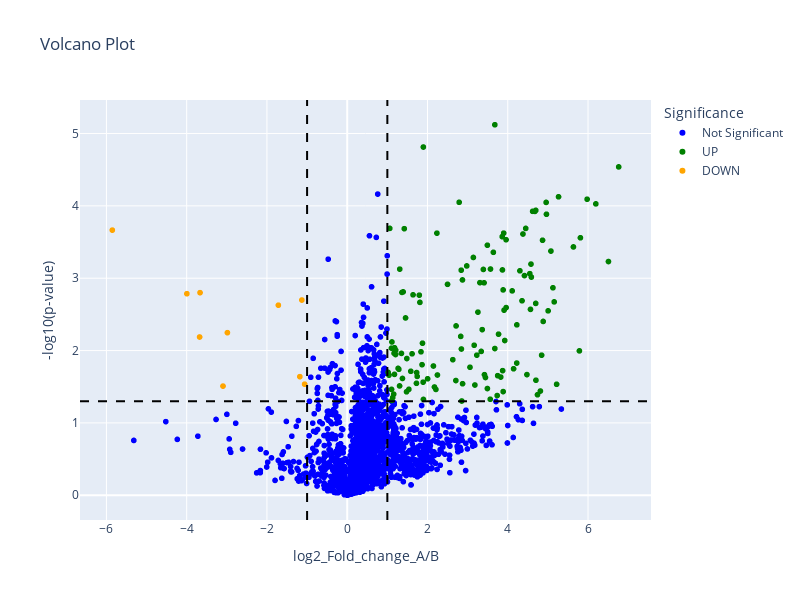

Notebook code cell kept with this figure:
### Code cell
# Plot the rest of the data
fig = px.scatter(
    df_rest,
    x='log2_Fold_change_A/B',
    y='-log10(p-value)',
    color='Significance',
    color_discrete_map={
        "UP": "green",
        "DOWN": "orange",
        "Not Significant": "blue"
    },
    hover_data=['Protein', 'Protein.Names', 'Protein.Description'],
    title='Volcano Plot',
    width=800,
    height=600
)

# Add the highlighted protein in red
fig.add_scatter(
    x=df_highlight['log2_Fold_change_A/B'],
    y=df_highlight['-log10(p-value)'],
    mode='markers',
    marker=dict(color='red', size=8, symbol='circle'),
    name='Aldb-ii'
)

# Add cutoff lines
fig.add_vline(x=-1, line_dash="dash", line_color="black")
fig.add_vline(x=1, line_dash="dash", line_color="black")
fig.add_hline(y=1.3, line_dash="dash", line_color="black")

fig.show()

### Figure 1 — Plotly figure (JSON) as saved in the notebook; plotly's stock layout.template omitted (floating-point values rounded to 4 significant figures; data arrays with more than 128 entries replaced by an {"elided": "..."} marker saying what was removed)
{"data": [{"customdata": {"elided": "1868x3 str values"}, "hovertemplate": "Significance=Not Significant<br>log2_Fold_change_A/B=%{x}<br>-log10(p-value)=%{y}<br>Protein=%{customdata[0]}<br>Protein.Names=%{customdata[1]}<br>Protein.Description=%{customdata[2]}<extra></extra>", "legendgroup": "Not Significant", "marker": {"color": "blue", "symbol": "circle"}, "mode": "markers", "name": "Not Significant", "showlegend": true, "type": "scattergl", "x": {"elided": "1868 float values"}, "xaxis": "x", "y": {"elided": "1868 float values"}, "yaxis": "y"}, {"customdata": {"elided": "132x3 str values"}, "hovertemplate": "Significance=UP<br>log2_Fold_change_A/B=%{x}<br>-log10(p-value)=%{y}<br>Protein=%{customdata[0]}<br>Protein.Names=%{customdata[1]}<br>Protein.Description=%{customdata[2]}<extra></extra>", "legendgroup": "UP", "marker": {"color": "green", "symbol": "circle"}, "mode": "markers", "name": "UP", "showlegend": true, "type": "scattergl", "x": {"elided": "132 float values"}, "xaxis": "x", "y": {"elided": "132 float values"}, "yaxis": "y"}, {"customdata": [["a145", "a145", "a145"], ["a309", "a309", "a309"], ["a313", "a313", "a313"], ["a478", "a478", "a478"], ["a681", "a681", "a681"], ["a690", "a690", "a690"], ["a708", "a708", "a708"], ["a1026", "a1026", "a1026"], ["a1072", "a1072", "a1072"], ["a1528", "a1528", "a1528"]], "hovertemplate": "Significance=DOWN<br>log2_Fold_change_A/B=%{x}<br>-log10(p-value)=%{y}<br>Protein=%{customdata[0]}<br>Protein.Names=%{customdata[1]}<br>Protein.Description=%{customdata[2]}<extra></extra>", "legendgroup": "DOWN", "marker": {"color": "orange", "symbol": "circle"}, "mode": "markers", "name": "DOWN", "showlegend": true, "type": "scattergl", "x": [-1.061, -1.716, -1.181, -3.679, -5.854, -1.13, -3.095, -3.996, -2.985, -3.668], "xaxis": "x", "y": [1.536, 2.628, 1.639, 2.188, 3.665, 2.698, 1.509, 2.786, 2.248, 2.801], "yaxis": "y"}, {"marker": {"color": "red", "size": 8, "symbol": "circle"}, "mode": "markers", "name": "Aldb-ii", "type": "scatter", "x": [], "y": []}], "layout": {"height": 600, "legend": {"title": {"text": "Significance"}, "tracegroupgap": 0}, "shapes": [{"line": {"color": "black", "dash": "dash"}, "type": "line", "x0": -1, "x1": -1, "xref": "x", "y0": 0, "y1": 1, "yref": "y domain"}, {"line": {"color": "black", "dash": "dash"}, "type": "line", "x0": 1, "x1": 1, "xref": "x", "y0": 0, "y1": 1, "yref": "y domain"}, {"line": {"color": "black", "dash": "dash"}, "type": "line", "x0": 0, "x1": 1, "xref": "x domain", "y0": 1.3, "y1": 1.3, "yref": "y"}], "title": {"text": "Volcano Plot"}, "width": 800, "xaxis": {"anchor": "y", "autorange": true, "domain": [0, 1], "range": [-6.66, 7.571], "title": {"text": "log2_Fold_change_A/B"}, "type": "linear"}, "yaxis": {"anchor": "x", "autorange": true, "domain": [0, 1], "range": [-0.3415, 5.463], "title": {"text": "-log10(p-value)"}, "type": "linear"}}}
